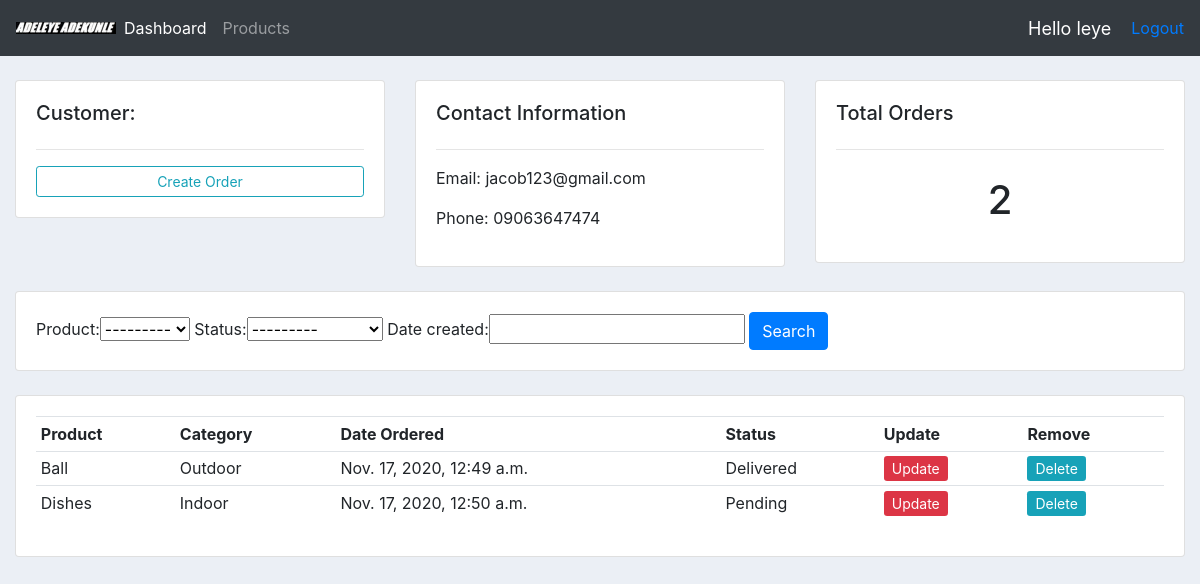
The app's page /customer/1/ (signed in) with its own data.
### accounts/models.py (models this page shows, shortened)
class Customer(models.Model):
    user = models.OneToOneField(User, null=True, blank=True, on_delete=models.SET_NULL)
    name = models.CharField(max_length=90, null=True)
    phone = models.CharField(max_length=40, null=True)
    email = models.EmailField(null=True)
    profile_pic = models.ImageField(blank=True, null=True)

class Product(models.Model):
    CATEGORY = (
        ("Indoor", "Indoor"),
        ("Outdoor", "Outdoor"),
    )
    product = models.CharField(max_length=50, null=True)
    price = models.FloatField(null=True)
    category = models.CharField(max_length=30, null=True, choices=CATEGORY)
    date_created = models.DateTimeField(auto_now_add=True)
    def __str__(self):
        return self.product

class Order(models.Model):
    STATUS = (
        ("Pending", "Pending"),
        ("Delivered", "Delivered"),
        ("Out of Delivery", "Out of Delivery"),
    )
    customer = models.ForeignKey(Customer, null=True, on_delete=models.CASCADE)
    product = models.ForeignKey(Product, null=True, on_delete=models.CASCADE)
    status = models.CharField(max_length=40, null=True, choices=STATUS, default="Pending")
    date_created = models.DateTimeField(null=True, auto_now_add=True)

### accounts/decorators.py (the view)
        def wrapper_func(request, *args, **kwargs):
            group = None
            if request.user.groups.exists():
                group = request.user.groups.all()[0].name
            if group in allowed_role:
                return view_func(request, *args, **kwargs)
            else:
                return HttpResponse("This is not a userpage")

### accounts/views.py (called while the page is built)
@login_required(login_url="accounts:login")
@allowed_user(allowed_role=["admin"])
def customer_profile(request, id):
    customer = Customer.objects.get(id=id)
    orders = customer.order_set.all()
    myfilter = OrderFilter(request.GET, queryset=orders)
    orders = myfilter.qs
    total_orders = orders.count()
    context = {"orders": orders, "customer": customer, "total_orders": total_orders, "myfilter": myfilter}
    return render(request, "accounts/customer.html", context)

### accounts/templates/accounts/customer.html
{%  extends 'accounts/base.html' %}
{% block content %}
	<br>
<div class="row">
	<div class="col-md">
		<div class="card card-body">
			<h5>Customer:</h5>
			<hr>
			<a class="btn btn-outline-info  btn-sm btn-block" href="{% url 'accounts:create-order' customer.id %}">Create Order</a>
		</div>
	</div>
	<div class="col-md">
		<div class="card card-body">
			<h5>Contact Information</h5>
			<hr>
			<p>Email: {{customer.email}}</p>
			<p>Phone: {{customer.phone}}</p>
		</div>
	</div>
	<div class="col-md">
		<div class="card card-body">
			<h5>Total Orders</h5>
			<hr>
			<h1 style="text-align: center;padding: 10px">{{total_orders}}</h1>
		</div>
	</div>
</div>
<br>
<div class="row">
	<div class="col">
		<div class="card card-body">
			<form method="get">
				{{myfilter.form}}
		    <button class="btn btn-primary" type="submit">Search</button>
		  </form>
		</div>
	</div>
</div>
<br>
<div class="row">
	<div class="col-md">
		<div class="card card-body">
			<table class="table table-sm">
				<tr>
					<th>Product</th>
					<th>Category</th>
					<th>Date Ordered</th>
					<th>Status</th>
					<th>Update</th>
					<th>Remove</th>
				</tr>
                {% for order in orders %}
                <tr>
                    <td>{{order.product.product}}</td>
                    <td>{{order.product.category}}</td>
                    <td>{{order.date_created}}</td>
                    <td>{{order.status}}</td>
                    <td><a href="{% url 'accounts:update-order' order.id %}" class="btn-sm btn-danger">Update</a></td>
                    <td><a href="{% url 'accounts:delete-order' order.id %}" class="btn-sm btn-info">Delete</a></td>
                </tr>
                {% endfor %}
			</table>
		</div>
	</div>
</div>
{% endblock %}

### accounts/templates/accounts/navbar.html (shortened to what this page needs)
{% load static %}
<nav class="navbar navbar-expand-lg navbar-dark bg-dark">
    <img src="{% static '/images/adekunle.jpg' %}">
    {% if request.user.is_staff %}
    <div class="collapse navbar-collapse" id="navbarNavAltMarkup">
        <div class="navbar-nav">
            <a class="nav-item nav-link active" href="{% url 'accounts:dashboard' %}">Dashboard <span class="sr-only">(current)</span></a>
            <a class="nav-item nav-link" href="{% url 'accounts:products' %}">Products</a>
        </div>
    </div>
    {% else %}
    <div class="collapse navbar-collapse">
        <div>
            <a class="nav-item nav-link" href="{% url 'accounts:settings' %}">Settings</a>
        </div>
    </div>
    {% endif %}
    <span id="hello-msg">Hello {{request.user}}</span>
    <span> <a href="{% url 'accounts:logout' %}">Logout</a></span>
</nav>

### static/css/base.css (style rules this page uses)
body { background-color: #ebeff5; }

### accounts/templates/accounts/navbar.html (style rules this page uses)
#hello-msg { font-size:18px; color:#fff; margin-right:20px; }

### records on screen
Customer: email "jacob123@gmail.com", phone "09063647474"
Product: product "---------"
Order: product.product "Ball", product.category "Outdoor", date_created "Nov. 17, 2020, 12:49 a.m.", status "Delivered"
Order: product.product "Dishes", product.category "Indoor", date_created "Nov. 17, 2020, 12:50 a.m.", status "Pending"

### other values on screen
{{ request.user }} "leye"
{{ total_orders }} "2"
